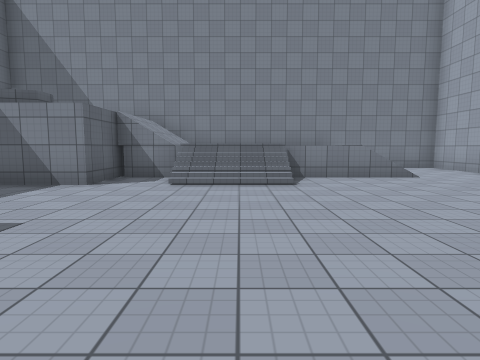
[1] (above)

13 first-person views from a walk through a 3-D level made in the Unity game engine. The camera is 1.4 m above the floor, tilts 6° down and sees 75° across. The floor is counted in squares, 2 m on a side. Each view is taken from the middle of a square. On the plan, view 1 faces up. The plan holds only what a view shows up to about 10 squares ahead; the rest is blank. The player character is not drawn. Surface patterns are stand-ins for the level's own textures.

[2]
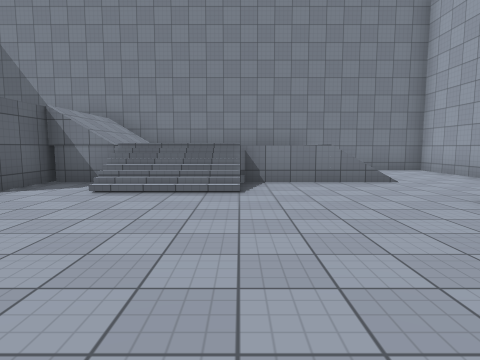

[3]
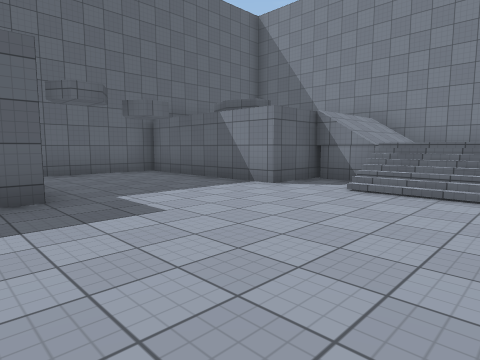

[4]
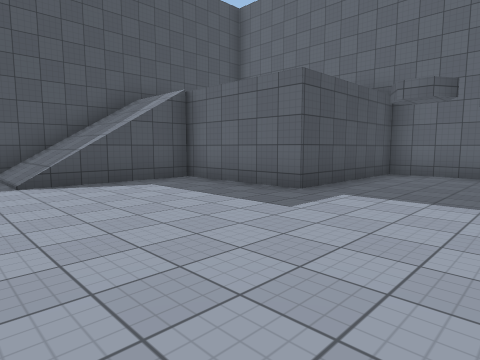

[5]
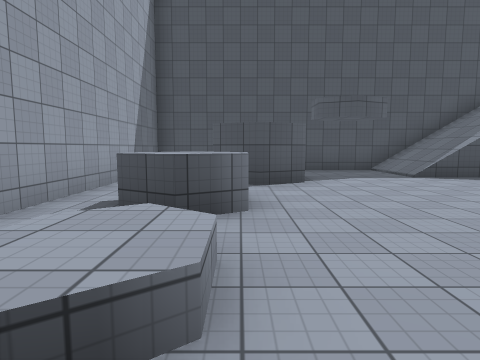

[6]
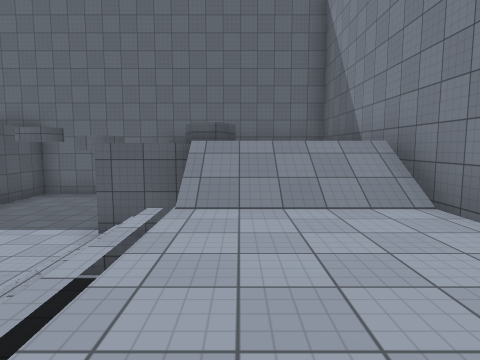

[7]
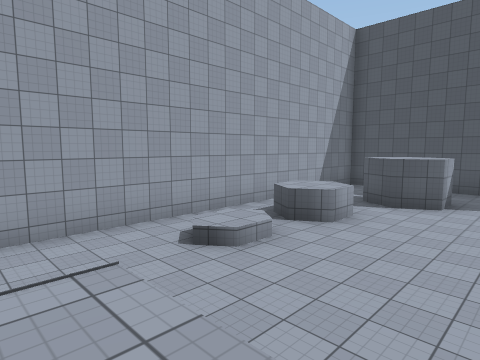

[8]
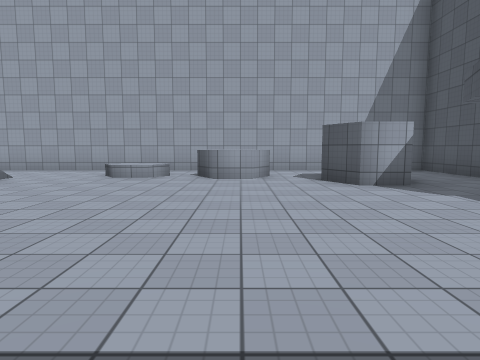

[9]
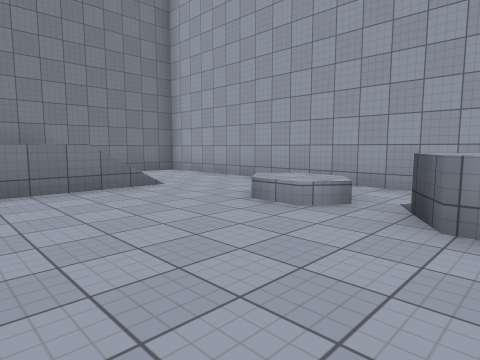

[10]
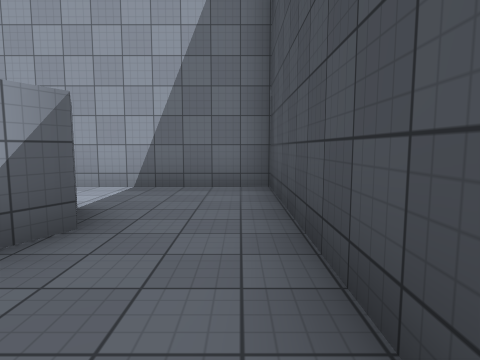

[11]
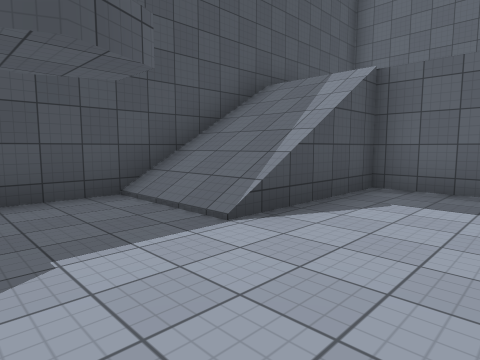

[12]
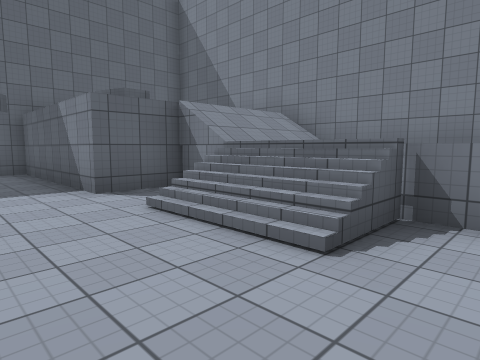

[13]
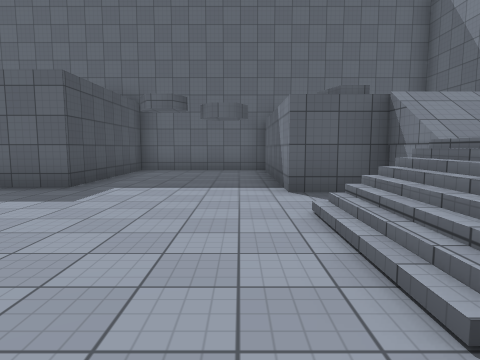

### Floor plan
Key: @ floor where view 1 was taken; # wall or solid block; . main floor; : floor 1.5 m higher than the main floor; + floor 3 m higher than the main floor; / step, stairs or slope; = window, fence, low wall or low ledge; ^ raised ledge; v drop or lower ground.
Columns run from 8 left of view 1 to 7 right of it. Each row starts with its distance up from view 1.
 11 ################
 10 #    +/::    ..#
  9 #    +/:::   ..#
  8 #  = +/:::://..#
  7 # == ////////..#
  6 #++++/.///.....#
  5 #...........^^.#
  4 #............^.#
  3 #............^.#
  2 #####.......^^.#
  1     #..........#
  0     #...@..##..#
 -1     ##v#/..##..#
 -2      ////......#
 -3      ////......#
 -4   ##############

Where each view was taken, in squares from view 1:
view 1: 0 up, 0 right, facing up
view 2: 1 up, 1 right, facing up
view 3: 1 up, 1 right, facing up-left
view 4: 5 up, 1 right, facing down-left
view 5: 6 up, 4 right, facing down
view 6: 8 up, 2 right, facing left
view 7: 8 up, 1 right, facing down-right
view 8: 2 up, 3 left, facing right
view 9: 2 up, 1 right, facing up-right
view 10: 3 down, 1 right, facing right
view 11: 1 up, 2 right, facing down-left
view 12: 4 up, 2 right, facing up-left
view 13: 5 up, 2 right, facing left
